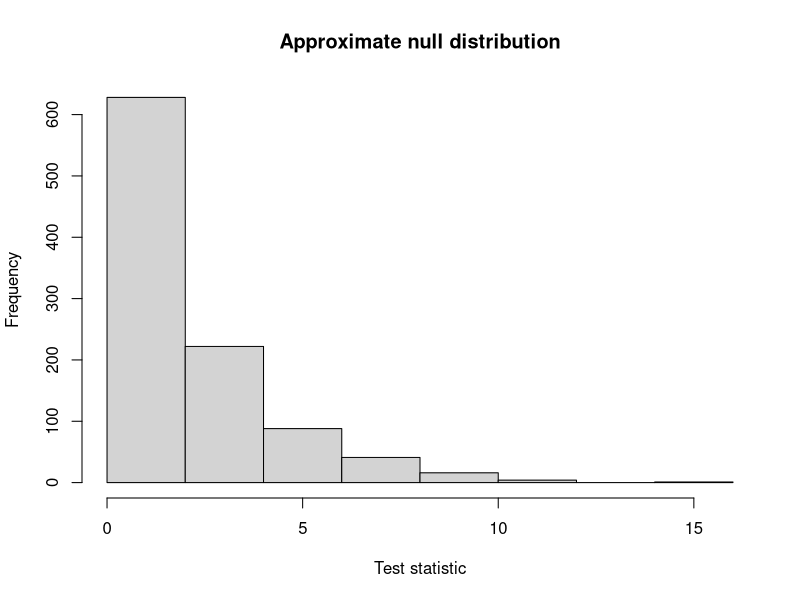

Source code (R):
## ---- chunk 1
test_stats <- rchisq(1000, 2)
hist(test_stats, xlab = "Test statistic", 
     main = "Approximate null distribution")
